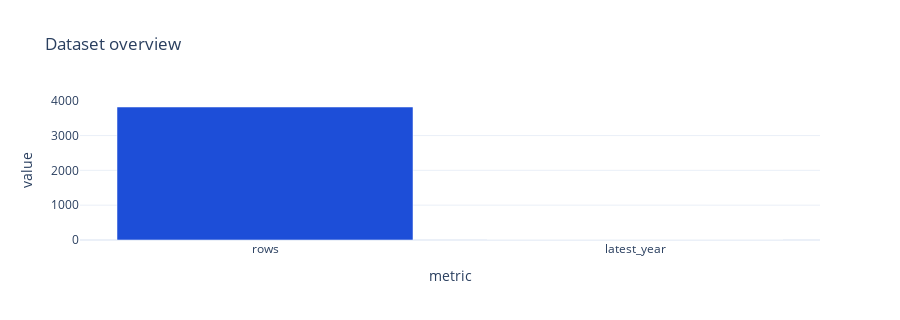

The code cell stored with this chart in its notebook:
### Markdown cell above
## Visualisations analytiques (DuckDB)

Graphiques agreges et privacy-safe pour un etudiant (tendances, zones, domaines)
et un recruteur (entreprises recurrents, marche global).

### Code cell
import duckdb
import plotly.express as px
import plotly.graph_objects as go
from IPython.display import display
from scripts.config import DUCKDB_PATH

px.defaults.template = "plotly_white"
px.defaults.color_discrete_sequence = ["#1D4ED8"]

con = duckdb.connect(str(DUCKDB_PATH), read_only=True)
tables = {r[0] for r in con.execute("SHOW TABLES").fetchall()}
cols = []
if "stages_clean" in tables:
    cols = [r[1] for r in con.execute("PRAGMA table_info(\"stages_clean\")").fetchall()]

def show_df(query, params=None):
    df = con.execute(query, params or []).df()
    df.columns = [str(c).lower() for c in df.columns]
    return df

def empty_fig(title, subtitle):
    fig = go.Figure()
    fig.add_annotation(text=subtitle, x=0.5, y=0.5, showarrow=False)
    fig.update_layout(title=title, height=360)
    return fig

def year_expr():
    parts = []
    if "Promotion" in cols:
        parts.append("regexp_extract(CAST(Promotion AS VARCHAR), '(20\\d{2})', 1)")
    if "Sujet" in cols:
        parts.append("regexp_extract(CAST(Sujet AS VARCHAR), '(20\\d{2})', 1)")
    if not parts:
        return "NULL"
    joined = ", ".join(parts)
    return "NULLIF(COALESCE(" + joined + "), '')"

YEAR_EXPR = year_expr()
latest_year = None
if "mart_trends" in tables:
    latest_year = con.execute("SELECT MAX(annee) FROM mart_trends").fetchone()[0]
elif YEAR_EXPR != "NULL":
    latest_year = con.execute(
        "SELECT MAX(CAST(" + YEAR_EXPR + " AS INTEGER)) FROM stages_clean"
    ).fetchone()[0]

# KPI overview
total_rows = 0
if "stages_clean" in tables:
    total_rows = con.execute("SELECT COUNT(*) FROM stages_clean").fetchone()[0]
df_kpi = {"metric": ["rows", "latest_year"], "value": [total_rows, latest_year or 0]}
fig = px.bar(df_kpi, x="metric", y="value", title="Dataset overview")
fig.update_layout(height=320)
fig

### Figure 1 — Plotly figure (JSON) as saved in the notebook; plotly's stock layout.template omitted (floating-point values rounded to 4 significant figures)
{"data": [{"hovertemplate": "metric=%{x}<br>value=%{y}<extra></extra>", "legendgroup": "", "marker": {"color": "#1D4ED8", "pattern": {"shape": ""}}, "name": "", "orientation": "v", "showlegend": false, "textposition": "auto", "type": "bar", "x": ["rows", "latest_year"], "xaxis": "x", "y": [3820, 0], "yaxis": "y"}], "layout": {"barmode": "relative", "height": 320, "legend": {"tracegroupgap": 0}, "title": {"text": "Dataset overview"}, "xaxis": {"anchor": "y", "domain": [0, 1], "title": {"text": "metric"}}, "yaxis": {"anchor": "x", "domain": [0, 1], "title": {"text": "value"}}}}
